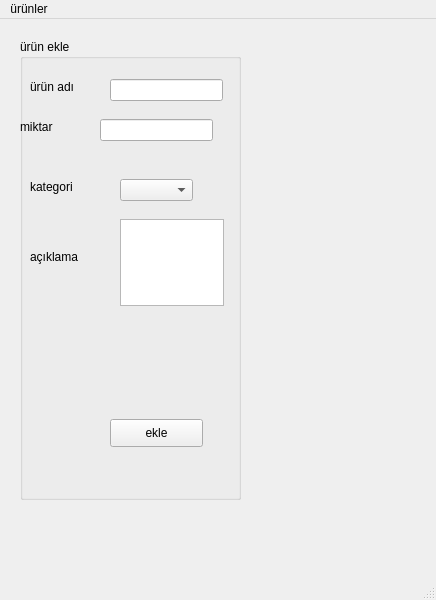
<?xml version="1.0" encoding="UTF-8"?>
<ui version="4.0">
 <class>MainWindow</class>
 <widget class="QMainWindow" name="MainWindow">
  <property name="geometry">
   <rect>
    <x>0</x>
    <y>0</y>
    <width>436</width>
    <height>600</height>
   </rect>
  </property>
  <property name="windowTitle">
   <string>MainWindow</string>
  </property>
  <widget class="QWidget" name="centralwidget">
   <widget class="QGroupBox" name="groupBox">
    <property name="geometry">
     <rect>
      <x>20</x>
      <y>20</y>
      <width>221</width>
      <height>461</height>
     </rect>
    </property>
    <property name="title">
     <string>ürün ekle</string>
    </property>
    <widget class="QLabel" name="label">
     <property name="geometry">
      <rect>
       <x>10</x>
       <y>40</y>
       <width>55</width>
       <height>16</height>
      </rect>
     </property>
     <property name="text">
      <string>ürün adı</string>
     </property>
    </widget>
    <widget class="QLineEdit" name="lineEdit">
     <property name="geometry">
      <rect>
       <x>90</x>
       <y>40</y>
       <width>113</width>
       <height>22</height>
      </rect>
     </property>
    </widget>
    <widget class="QLineEdit" name="lineEdit_2">
     <property name="geometry">
      <rect>
       <x>80</x>
       <y>80</y>
       <width>113</width>
       <height>22</height>
      </rect>
     </property>
    </widget>
    <widget class="QLabel" name="label_2">
     <property name="geometry">
      <rect>
       <x>0</x>
       <y>80</y>
       <width>55</width>
       <height>16</height>
      </rect>
     </property>
     <property name="text">
      <string>miktar</string>
     </property>
    </widget>
    <widget class="QComboBox" name="comboBox">
     <property name="geometry">
      <rect>
       <x>100</x>
       <y>140</y>
       <width>73</width>
       <height>22</height>
      </rect>
     </property>
    </widget>
    <widget class="QLabel" name="label_3">
     <property name="geometry">
      <rect>
       <x>10</x>
       <y>140</y>
       <width>55</width>
       <height>16</height>
      </rect>
     </property>
     <property name="text">
      <string>kategori</string>
     </property>
    </widget>
    <widget class="QLabel" name="label_4">
     <property name="geometry">
      <rect>
       <x>10</x>
       <y>210</y>
       <width>55</width>
       <height>16</height>
      </rect>
     </property>
     <property name="text">
      <string>açıklama</string>
     </property>
    </widget>
    <widget class="QTextEdit" name="textEdit">
     <property name="geometry">
      <rect>
       <x>100</x>
       <y>180</y>
       <width>104</width>
       <height>87</height>
      </rect>
     </property>
    </widget>
    <widget class="QPushButton" name="pushButton">
     <property name="geometry">
      <rect>
       <x>90</x>
       <y>380</y>
       <width>93</width>
       <height>28</height>
      </rect>
     </property>
     <property name="text">
      <string>ekle</string>
     </property>
    </widget>
   </widget>
  </widget>
  <widget class="QMenuBar" name="menubar">
   <property name="geometry">
    <rect>
     <x>0</x>
     <y>0</y>
     <width>436</width>
     <height>26</height>
    </rect>
   </property>
   <widget class="QMenu" name="menu_r_nler">
    <property name="title">
     <string>ürünler</string>
    </property>
    <addaction name="urunlistele"/>
    <addaction name="kategoriEkle"/>
   </widget>
   <addaction name="menu_r_nler"/>
  </widget>
  <widget class="QStatusBar" name="statusbar"/>
  <action name="urunlistele">
   <property name="text">
    <string>listele</string>
   </property>
  </action>
  <action name="kategoriEkle">
   <property name="text">
    <string>kategori ekle</string>
   </property>
  </action>
 </widget>
 <resources/>
 <connections/>
</ui>
